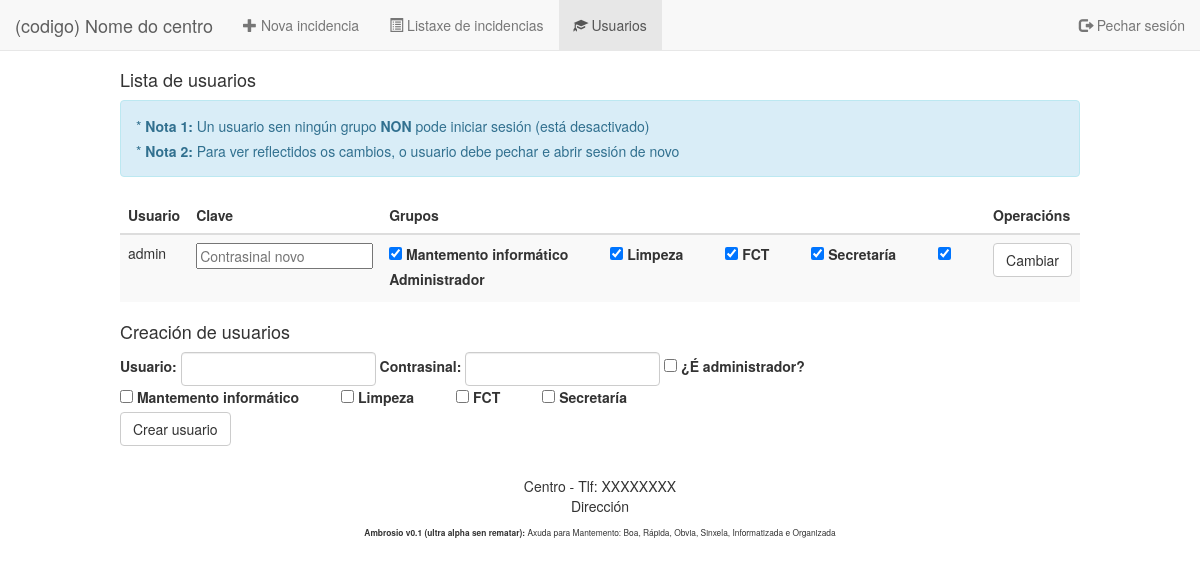
Screenshot of /?operacion=usuarios (signed in) with the database file from the repository.
### tables this page shows
CREATE TABLE `usuario` (
  `idusuario` int(11) NOT NULL AUTO_INCREMENT,
  `usuario` varchar(120) NOT NULL,
  `clave` char(64) NOT NULL,
  `fallos` int(11) NOT NULL,
  `ultimofallo` timestamp NOT NULL DEFAULT CURRENT_TIMESTAMP ON UPDATE CURRENT_TIMESTAMP,
  `esadmin` tinyint(1) DEFAULT NULL,
  PRIMARY KEY (`idusuario`),
  UNIQUE KEY `usuario` (`usuario`)
);

### templates/generalweb.inc.php (called while the page is built, shortened)
<?php
    require("templates/header.inc.php");
    require("templates/".PLANTILLA.".inc.php");
    require("templates/footer.inc.php");
?>

### includes/usuarios.php (called while the page is built, shortened)
<?php
require_once("includes/login.lib.php");
$usuarios = listarUsuariosConGrupos();
require("templates/generalweb.inc.php");
?>

### includes/config.php (called while the page is built, shortened)
<?php
    $instituto_nombre="(codigo) Nome do centro";
    $instituto_contacto_linea1="Centro - Tlf: XXXXXXXX";
    $instituto_contacto_linea2="Dirección";
?>

### includes/login.lib.php (called while the page is built, shortened)
<?php
function buscarGrupos($idUsuario){
    $sqlQuery="SELECT idgrupo FROM usuariogrupo WHERE idusuario=?";
    $sentencia = $GLOBALS['mysqli']->prepare($sqlQuery);
    $sentencia->bind_param("i", $idUsuario);
    $sentencia->execute();
    $sentencia->bind_result($idgrupo);
    while($sentencia->fetch()){
        $auxgrupos[]=$idgrupo;
    }
    return $auxgrupos;
}
function listarUsuariosConGrupos(){
    $sqlQuery="SELECT idusuario, usuario, esadmin FROM usuario";
    $sentencia = $GLOBALS['mysqli']->query($sqlQuery);
    while($auxusuario = $sentencia->fetch_assoc()) {
        $usuario = new Login();
        $usuario->usuario=$auxusuario['usuario'];
        $usuario->idusuario=$auxusuario['idusuario'];
        $usuario->esadmin=$auxusuario['esadmin'];
        $usuarios[]=$usuario;
    }
    for($i=0; $i < count($usuarios); $i++){
        $usuarios[$i]->grupos = buscarGrupos($usuarios[$i]->idusuario);
    }
    return $usuarios;
}
?>

### includes/comun.lib.php (called while the page is built, shortened)
<?php
function cargarGrupos(){
    $auxgrupos = $GLOBALS['mysqli']->query("SELECT idgrupo, nombre FROM grupo");
    while ($aux = $auxgrupos->fetch_assoc()) {
        $grupos[$aux['idgrupo']]= $aux['nombre'];
    }
    return $grupos;
}
?>

### templates/usuarios.inc.php (the view, shortened to what this page needs)
<div style="margin: 0 auto; width: 80%;">
<h4 style="padding: 0,3em;">Lista de usuarios</h4>
<div class="alert alert-info">
<p>* <strong>Nota 1:</strong> Un usuario sen ningún grupo <strong>NON</strong> pode iniciar sesión (está desactivado)</p>
<p>* <strong>Nota 2:</strong> Para ver reflectidos os cambios, o usuario debe pechar e abrir sesión de novo</p>
</div>
<table class="table table-striped">
  <thead>
    <tr>
      <th>Usuario</th>
      <th>Clave</th>
      <th>Grupos</th>
      <th>Operacións</th>
    </tr>
</thead>
<?php
$i=0;
foreach($usuarios as $usuario){
    echo "<tr><form action=\"index.php\" method=\"post\">";
    echo "<td>".$usuario->usuario."</td>";
    echo "<td><input type=\"text\" name=\"clave\" placeholder=\"Contrasinal novo\"></td>";
    echo "<td>";
    $i++;
    foreach($grupos as $clave => $valor){
        echo "<input type=\"checkbox\" id=\"".$i."c-".$clave."\" class=\"form-check-input\" name=\"".$clave."\" ";
        if (!empty($usuario->grupos)) {
            for($j=0; $j < count($usuario->grupos); $j++){
                if ($usuario->grupos[$j] == $clave){
                    echo "checked=\"checked\"";
                    break;
                }
            }
        }
        echo "/> <label style=\"padding-left: 0,5em; padding-right: 3em;\" class=\"form-check-label\" for=\"".$i."c-".$clave."\">$valor</label>";
    }
    echo "<input type=\"checkbox\" id=\"admin-".$usuario->idusuario."\" class=\"form-check-input\" name=\"esadmin\" ";
    if ($usuario->esadmin =="1"){
        echo "checked=\"checked\"";
    }
    echo "/> <label style=\"padding-left: 0,5em; padding-right: 3em;\" class=\"form-check-label\" for=\"admin-".$usuario->idusuario."\">Administrador</label>";
    echo "</td>";
    echo "<td><input type=\"submit\" value=\"Cambiar\" class=\"btn btn-default\"></td>";
    echo "</form></tr>";
}
?>
</table>
<h4 style="padding: 0,3em;">Creación de usuarios</h4>
<form action="index.php" method="post" class="form-inline">
  <label for="usuario">Usuario:</label>
  <input type="text" name="usuario" id="usuario" class="form-control" required autofocus/>
  <label for="clave">Contrasinal:</label>
  <input type="text" name="clave" id="clave" class="form-control" required/>
  <input type="checkbox" name="esadmin" id="esadmin" class="form-check-input"/>
  <label for="esadmin">¿É administrador?</label>
  <div class="form-check form-check-inline">
    <?php
        foreach($grupos as $clave => $valor){
            echo "<input type=\"checkbox\" id=\"nc-".$clave."\" class=\"form-check-input\" name=\"".$clave."\"/> <label style=\"padding-left: 0,5em; padding-right: 3em;\" class=\"form-check-label\" for=\"nc-".$clave."\">$valor</label>";
        }
    ?>
  </div>
  <input type="submit" value="Crear usuario" class="btn btn-default btn-group-lg"/>
</form>
</div>

### index.php (shortened to what this page needs)
<?php
require_once('includes/comun.lib.php');
$grupos = cargarGrupos();
switch ($_REQUEST['operacion']) {
    case 'usuarios':
    $BREADCRUM="USUARIOS";
    require('includes/usuarios.php');
    break;
}
?>

### templates/header.inc.php (shortened to what this page needs)
<!DOCTYPE html>
<html lang="es">
<head>
 <link rel="stylesheet" href="//maxcdn.bootstrapcdn.com/bootstrap/3.3.7/css/bootstrap.min.css">
 <link rel="stylesheet" href="//code.jquery.com/ui/1.11.4/themes/smoothness/jquery-ui.min.css">
</head>
<body>
<div class="page-header">
<nav class="navbar navbar-default navbar-fixed-top">
  <div class="container-fluid">
    <div class="navbar-header">
      <a class="navbar-brand" href="#"><?php echo $instituto_nombre; ?></a>
    </div>
    <div class="collapse navbar-collapse" id="myNavbar">
      <ul class="nav navbar-nav">
        <li<?php if ($BREADCRUM == "CREARINCIDENCIA") echo " class=\"active\""; ?>><a id="nuevaincidencia" data-toggle="tooltip" title="Enviar nova incidencia" href="<?php echo htmlspecialchars($_SERVER["PHP_SELF"])."?operacion=crearincidencia";?>"><span class="glyphicon glyphicon-plus"></span> Nova incidencia</a></li>
      <?php
      if (!empty($_SESSION['usuario'])) {
        echo "<li";
        if ($BREADCRUM == "INCIDENCIAS") {
            echo " class=\"active\"";
        }
        echo "><a id=\"listado-incidencias\" data-toggle=\"tooltip\" title=\"Enlace\" href=\"?operacion=incidencias\"><span class=\"glyphicon glyphicon-list-alt\"></span> Listaxe de incidencias</a></li>";
        if ($_SESSION['esadmin'] == "1") {
            echo "<li";
            if ($BREADCRUM == "USUARIOS") {
                echo " class=\"active\"";
            }
            echo "><a data-toggle=\"tooltip\" title=\"titulo\" href=\"?operacion=usuarios\"><span class=\"glyphicon glyphicon-education\"></span> Usuarios</a></li>";
        }
      }
      ?>
      </ul>
      <ul class="nav navbar-nav navbar-right">
      <?php
      if (empty($_SESSION['usuario'])) {
          echo "<li";
          if ($BREADCRUM == "LOGIN")
              echo " class=\"active\"";
          echo "><a id=\"login\" data-toggle=\"tooltip\" title=\"Login\" href=\"?operacion=login\"><span class=\"glyphicon glyphicon-user\"></span> Acceso do mantedor</a></li>";
      }else{
          echo "<li><a id=\"logout\" data-toggle=\"tooltip\" title=\"Desconectarse\" href=\"?operacion=logout\"><span class=\"glyphicon glyphicon-log-out\"></span> Pechar sesión</a></li>";
      }
      ?>
      </ul>
    </div>
  </div>
</nav>
</div>

### templates/footer.inc.php (shortened to what this page needs)
<div style="clear:both;"><p>&nbsp;</p></div>
<p style="text-align: center;">
<?php
echo $instituto_contacto_linea1."<br/>";
echo $instituto_contacto_linea2;
?>
</p>
<p style="text-align: center; font-size: 0.6em;"><strong>Ambrosio v0.1 (ultra alpha sen rematar):</strong> Axuda para Mantemento: Boa, Rápida, Obvia, Sinxela, Informatizada e Organizada</p>
</body>
</html>

### rows the page displays
usuario: usuario "admin", valor "Mantemento informático", valor "Limpeza", valor "FCT", valor "Secretaría", esadmin "☑"

### other values shown
$instituto_nombre "(codigo) Nome do centro"
$valor "Mantemento informático"
$valor "Limpeza"
$valor "FCT"
$valor "Secretaría"
$instituto_contacto_linea1 "Centro - Tlf: XXXXXXXX"
$instituto_contacto_linea2 "Dirección"
